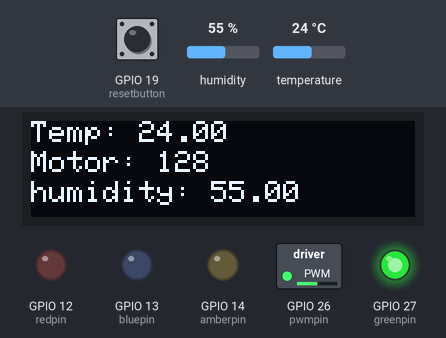
This sketch was run on a simulated ESP32. Shown: 128×32 one-colour display, switched loads named in the sketch (green lamp = pin HIGH), output pins drawn as LEDs (lit = HIGH). Inputs (shaded band) come from the test bench; at power-on: temperature 24 °C, GPIO 19 (resetbutton) HIGH, humidity 55 %. WiFi joins after 1.5 s; servers stay silent unless stated; what the sketch prints to the serial monitor is not drawn.

Above: at 2.7 s.
2.8 s: temperature set to 12 °C
At 6.3 s:
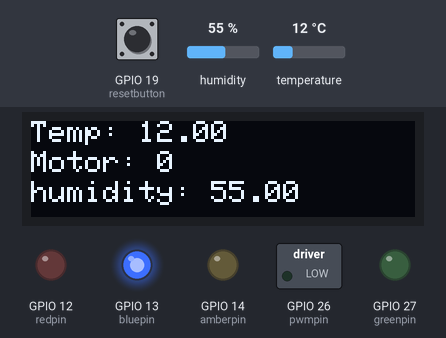
7.5 s: temperature set to 22 °C
At 10.6 s:
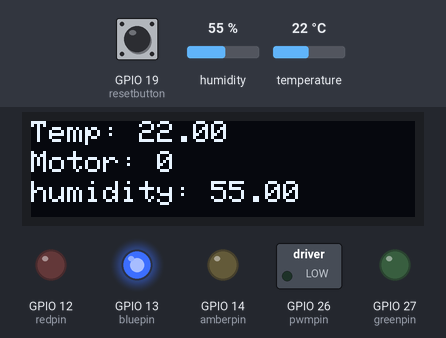
11.5 s: temperature set to 25 °C
At 14.9 s:
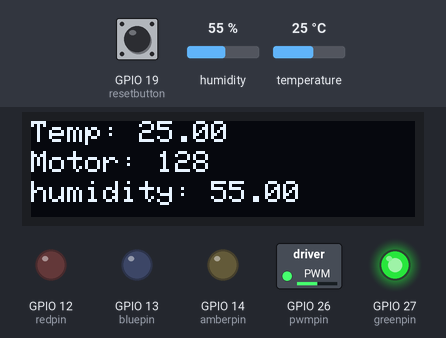
15.5 s: GPIO 19 (resetbutton) pulled LOW for 1 s
At 16.8 s:
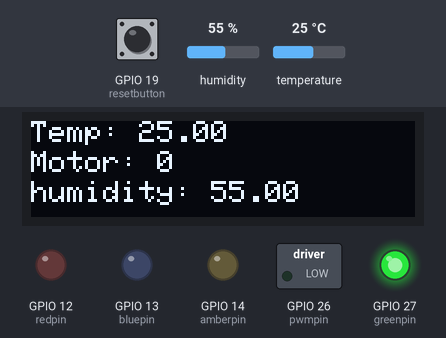
19.5 s: temperature set to 28 °C
At 23.2 s:
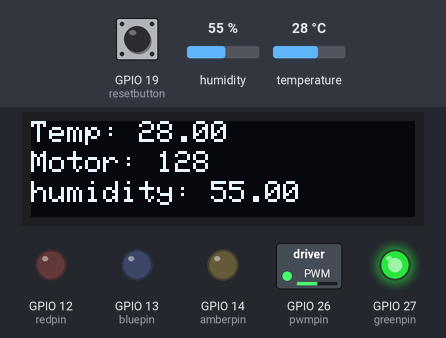
23.5 s: temperature set to 31 °C
At 26.5 s:
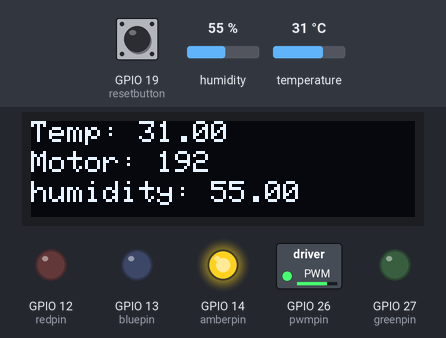
Timing chart, 0 to 28.0 s (numbered marks = the images above; inputs shaded):
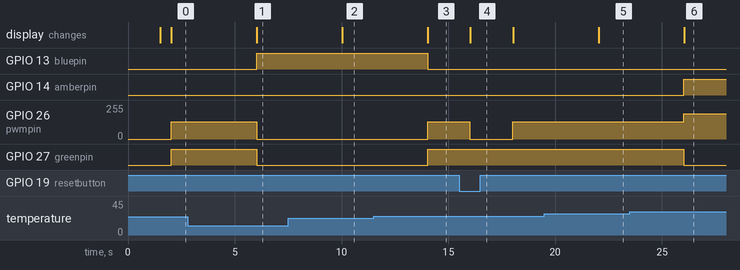

The sketch:

main.ino
```cpp
#include "DHT.h"
#include <Wire.h> // i^2C protocol needed for communicating with the oled display
#include <Adafruit_GFX.h> // general functions and graphics for screen
#include <Adafruit_SSD1306.h> // specific driver library for the oled screen
#include <WiFi.h>
#include <WebServer.h>
// the above are essential libraries for each compoennts liek the dht11 sensor and the screen, though i have some wifi and web server stuff for esp32 to communicate with laptop

#define SCREEN_WIDTH 128 // this defines the height and width fo the small oled screen i have in pixels
#define SCREEN_HEIGHT 32
#define OLED_RESET -1  // sets reset pin to zero as it shares with esp32
#define DHTPIN 4
#define DHTTYPE DHT11 // defines the dht pin, type and then creates an object for it
DHT dht(DHTPIN, DHTTYPE);

Adafruit_SSD1306 display(SCREEN_WIDTH, SCREEN_HEIGHT, &Wire, OLED_RESET); // creates a display object with the correct widht and hegiht, wire is a communication protocol

// bellow are the global variables used in the loop and in various functions.

int amberpin = 14; // amber LED pin
int greenpin = 27; // green LED pin
int redpin = 12; // red LED pin
int bluepin = 13; // blue LED pin
float temp = 0.0;  // global tempearture variable
float humidity = 0.0; // global humidity variable
// gpio pins to the respective pins that each signify a different tempearture, blue being cold and red being very hot
int resetbutton = 19; // this is the reset button that when clicked, autoamtically sets the motorspeed to 0
int pwmpin = 26; // the pin that rapidly injects a current into transsitor base
int pwmfrequency = 5000; // this is the frequency used to rapidly switch between logic 0 and logic 3.3
int pwmbits = 8;   // 0–255 duty. so 255 is the maximum and 0 is the minimum (speed of the motor)
int motorspeed = 0;// global motor speed variable
int lastTime = 0; // this is a variable used for the time tracking statement. i use it to essentially track how long in milliseconds the esp32 has been running for

// WIFI LOGIC BELLOW

const char* ssid = ""; // network ssid
const char* password = ""; // network password

WebServer server(80); // creates a server with port 80

void setupserver() { // this starts the web server
  server.on("/data", handledata); // when someoen visits /data then run the hadnel data function
  server.begin(); // literally starts the web server and then the server listens for requests
  Serial.println("http server has started");  // output to the console to show that the server has started
}

void CheckWifi() { // check if the network connection is okay
  if(WiFi.status() == WL_DISCONNECTED) { // checks if the connection status is anyhting other than connected i.e disconnected
    Serial.println("wifi is not connected, try reconnect"); // if the wifi is not connected output to console
    WiFi.disconnect(); // disconnect from the network,  and then try again
    WiFi.begin(ssid, password); // attempt to start the network again
  }
}

void startWiFi() { // tries to establish the connection between computer and esp32

  WiFi.mode(WIFI_STA); // esp32 acts like a server, we are sending the data over.
  WiFi.begin(ssid, password); // start the network with the given SSID and network password

  Serial.println("connecting to the wifi"); // show we are trying to connect to network

  int attempts = 0; // set a number of attempts
  while (WiFi.status() != WL_CONNECTED && attempts < 20) { // check if the network is not connected and we havent reached liomit of 20 connection attempts
    delay(500); // if it is the case above then delay the programme and increment attempts. this runs untill the wifi is connected and we havent reached our limi
    Serial.print(".");
    attempts++;
  }

  if (WiFi.status() == WL_CONNECTED) { // if the network connects then ouytput the ip address of the esp32
    Serial.println("\nyou have connected to the wifi");
    Serial.println(WiFi.localIP());
  }
  else {
      Serial.println("\nyou have not connected to the wifi"); // if the above isnt true then we arent connected, hence output it to terminal
    }
  }

void handledata() { // intended to send data when pc requests
  // float temp = dht.readTemperature(); // store temp
  // float humidity = dht.readHumidity(); // store humidity
  // just realised the above is bad, making four variables in total instead of just 2

  temp = dht.readTemperature(); // new approach i just modify the existying global variables
  humidity = dht.readHumidity(); // do the same again for humidity.
  String json = "{"; // start of a json string with opening bracket
  json += "\"temp\":" + String(temp) + ",";
  json += "\"humidity\":" + String(humidity) + ",";
  json += "\"motorspeed\":" + String(motorspeed) + ",";
  json += "\"time\":" + String(millis());
  // all the above are the same its literally just converting each of th variables into a string an then added onto the json string
  json += "}";
  // json is just text, i have two variables temp and humidity that needs to be converted to text so add it to a json string and then send it over, 200 means sucess in httpo code and application/json tells the pc that it is json data, finally json is the actual data
  server.send(200, "application/json", json);
}

// below is the setup loop, everything here runs just once and hence it is used for initialization fo cponents as you can see by pinmode etc. it also manages the start up of the network

void setup() {
  Serial.begin(115200);
  startWiFi(); // moved from loop to here cus you only need it once, call start wifi which initialises the web connection via wifi.begin
  setupserver(); // set up the web server for sending data
  pinMode(amberpin, OUTPUT); // set up amber led
  pinMode(redpin, OUTPUT); // set up red led
  pinMode(greenpin, OUTPUT); // set up green led
  pinMode(bluepin, OUTPUT); // set up blue led
  pinMode(resetbutton, INPUT_PULLUP); // this is the reset button, when pressed it stops the motor from spinning.
  dht.begin(); // set up the DHT sensor
  ledcAttach(pwmpin, pwmfrequency, pwmbits);// connects gpio pin 26 to a pwm signal which has the frequency i made before and  the number of bits i stated before (8 so 255 levels)
  ledcWrite(pwmpin, 0); // thehn this  just sets the pwm channel to 0. i.e the motor is off to begin.

  if (!display.begin(SSD1306_SWITCHCAPVCC, 0x3C)) { // this is a condition for the OLED display. if it is not setup then output to the screen. inside the begin function i also have the 0x3C which is the communcation address for I^2c.
    Serial.println("OLED allocation failed");
    while (true);
  }

  display.clearDisplay(); // wipe the display clean before we continue to the main loop
  display.display();
}

void loop() {
  // this is a non blocking timer which basically only executes the measurements every 2 sconds. im using this as opposed to simply using delay ebcause delay completely stops the esp32 for 2 seconds which is not good practice as  there are many moving elements to the project.
  if (millis() - lastTime >= 2000) {
    lastTime = millis();
    temp = dht.readTemperature(); // moved them to here so can record the time at whihc they are taken
    humidity = dht.readHumidity();

    if (isnan(temp) || isnan(humidity)) { // if the readings that we are getting are nans then we output that there was an error and then write to the pin that it is 0.
    Serial.println("Error reading DHT! EMI detected. Shutting down motor...");
    ledcWrite(pwmpin, 0); // motor should not be running if we have incorrect measurements or readings. also motor might be generating too much noise if this is occuring so temporarily stop it
    return;               // skip loop since we dont have temperature or humidity readings (valid ones anyway)
  }

  // below is the tempearture threshold logic. all im doing is checking if the temperature is withi a certain range and if it si then set the pwm cycle accordingly and also write to each led to indicate what the status is. i.e cold means blue, hot means red. (put simpl;y)
    if (temp > 33) {
    motorspeed = 240;
    digitalWrite(redpin, HIGH);
    digitalWrite(amberpin, LOW);
    digitalWrite(greenpin, LOW);
    digitalWrite(bluepin, LOW);
  }
  else if (temp >= 30) {
    motorspeed = 192;
    digitalWrite(amberpin, HIGH);
    digitalWrite(redpin, LOW);
    digitalWrite(greenpin, LOW);
    digitalWrite(bluepin, LOW);
  }
  else if (temp >= 24) {
    motorspeed = 128;
    digitalWrite(greenpin, HIGH);
    digitalWrite(amberpin, LOW);
    digitalWrite(redpin, LOW);
    digitalWrite(bluepin, LOW);
  }
  else {
    motorspeed = 0;
    digitalWrite(bluepin, HIGH);
    digitalWrite(amberpin, LOW);
    digitalWrite(redpin, LOW);
    digitalWrite(greenpin, LOW);
  }

  if (digitalRead(resetbutton) == LOW) {
    motorspeed = 0; // this is the reset button, if it is pressed then it becomes a LOW as i used pullup before. this forces the mtor to stop instantly (motorspeed = 0), as opposed to switching supply on and off due to motor stalling on startup
  }

  ledcWrite(pwmpin, motorspeed); // after writing to the LEDS, we want to make sure the pwm pin is updated with the correct pwm cycle
  // all ledc write does is  sets the duty cycle using the frequency and channel that i defined before

  display.clearDisplay(); // since we are at the end of the loop clear the display
  display.setTextSize(1); // set the text size to small
  display.setTextColor(SSD1306_WHITE); // the colour supported by this display is WHITE

  display.setCursor(0, 0); // start at the top left of the screen
  display.print("Temp: "); // output the tempearture
  display.print(temp);

  display.setCursor(0, 10); // start at the middle of the screen
  display.print("Motor: "); // output the motorspeed
  display.print(motorspeed);

  display.setCursor(0, 20); // start at th lower left partt of the screen
  display.print("humidity: ");
  display.print(humidity); // output the humidity
  display.display(); // actually display everything

  //  serial output, otput the tempearture, motorspeed, and humidity.
  Serial.print("Temperature: ");
  Serial.print(temp);
  Serial.print(" | Motor speed: ");
  Serial.println(motorspeed);
  Serial.print("| humidity: ");
  Serial.println(humidity);
  }
  CheckWifi(); // check the wifi connection at the end of the loop
  server.handleClient(); // deals with incoming http requests
}
```

Measured:
- the behaviour switches between 23 and 24 °C on temperature (found by bisection; images 2 and 3)
- the behaviour switches between 29 and 30 °C on temperature (found by bisection; images 5 and 6)
- after the input at 2.8 s, GPIO 13 (bluepin): LOW → HIGH after 3.2 s; GPIO 26 (pwmpin): 128/255 → 0/255 after 3.2 s; GPIO 27 (greenpin): HIGH → LOW after 3.2 s; the display: changes after 3.2 s (image 1)
- after the input at 7.5 s, the display: changes after 2.5 s (image 2)
- after the input at 11.5 s, GPIO 13 (bluepin): HIGH → LOW after 2.5 s; GPIO 26 (pwmpin): 0/255 → 128/255 after 2.5 s; GPIO 27 (greenpin): LOW → HIGH after 2.5 s; the display: changes after 2.5 s (image 3)
- after the input at 15.5 s, GPIO 26 (pwmpin): 128/255 → 0/255 after 0.50 s, → 128/255 2.0 s later; the display: changes after 0.52 s (image 4)
- after the input at 19.5 s, the display: changes after 2.5 s (image 5)
- after the input at 23.5 s, GPIO 14 (amberpin): LOW → HIGH after 2.5 s; GPIO 26 (pwmpin): 128/255 → 191/255 after 2.5 s; GPIO 27 (greenpin): HIGH → LOW after 2.5 s; the display: changes after 2.5 s (image 6)
